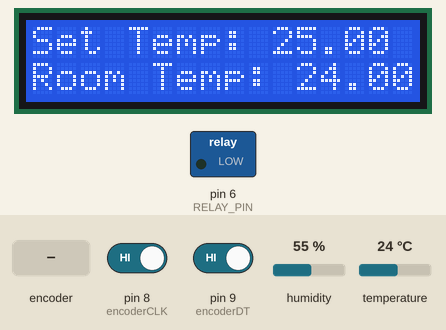
A sketch run on a simulated Arduino Uno, built with avr-gcc and run on an emulated ATmega328P. On the bench: 16×2 character LCD, switched loads named in the sketch (green lamp = pin HIGH). Inputs (shaded band) come from the test bench; at power-on: temperature 24 °C, pin 8 (encoderCLK) HIGH, pin 9 (encoderDT) HIGH, humidity 55 %.

Above: at 1.2 s.
1.3 s: rotary encoder on pin 8 (encoderCLK) / pin 9 (encoderDT) turned 2 steps (second pin leading)
At 2.0 s:
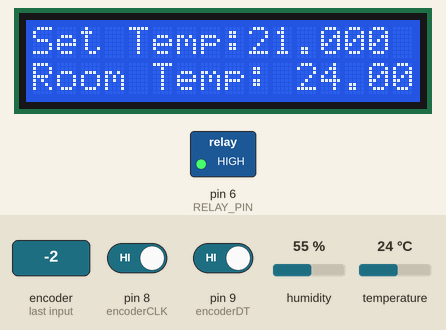
3.2 s: temperature set to 20 °C
At 4.9 s:
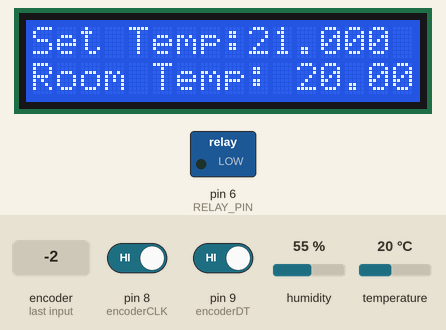
5.6 s: temperature set to 12 °C
At 7.3 s:
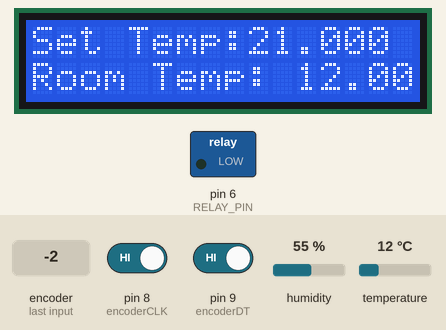
7.6 s: rotary encoder on pin 8 (encoderCLK) / pin 9 (encoderDT) turned 1 step (first pin leading)
At 8.1 s:
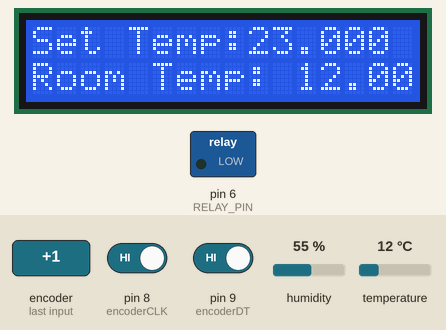
9.3 s: temperature set to 19 °C
At 11.0 s:
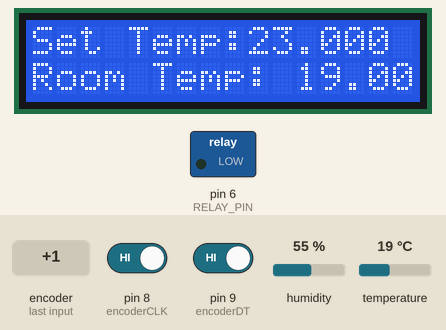
Timing chart, 0 to 12.5 s (numbered marks = the images above; inputs shaded):
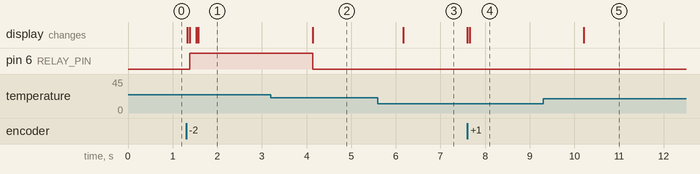

Measured:
- the behaviour switches between 22 and 21 °C on temperature (found by bisection; images 1 and 2)
- after the input at 1.3 s, pin 6 (RELAY_PIN): LOW → HIGH after 0.08 s; the display: first changes at once (image 1 shows a later state)
- after the input at 3.2 s, pin 6 (RELAY_PIN): HIGH → LOW after 0.94 s; the display: changes after 0.94 s (image 2)
- after the input at 5.6 s, the display: changes after 0.56 s (image 3)
- after the input at 7.6 s, the display: first changes at once (image 4 shows a later state)
- after the input at 9.3 s, the display: changes after 0.91 s (image 5)

The sketch:

arduino_room_ac_control_display.ino
```cpp
#include <DHT.h>
#include <LiquidCrystal.h>

// Define pin connections for components
#define DHTPIN A0       // DHT11 sensor pin
#define RELAY_PIN 6     // Relay pin

// Initialize DHT sensor
#define DHTTYPE DHT11   // DHT11 sensor type
DHT dht(DHTPIN, DHTTYPE);

// Initialize LCD
LiquidCrystal lcd(12, 11, 5, 4, 3, 2);

// Define rotary encoder pins
const int encoderCLK = 8;
const int encoderDT = 9;
const int encoderSW = 10;

// Define variables for holding encoder state
int lastCLKState;
int currentCLKState;
long encoderValue = 25; // Default set temperature

// Set temperature variable
float setTemperature = 25;  // Default set temperature

void setup() {
  // Initialize DHT sensor
  dht.begin();

  // Set relay pin as output
  pinMode(RELAY_PIN, OUTPUT);
  // Ensure relay is initially off
  digitalWrite(RELAY_PIN, LOW);

  // Initialize LCD
  lcd.begin(16, 2);
  lcd.print("Set Temp: ");
  lcd.print(setTemperature);

  // Set encoder pins as inputs with internal pull-ups
  pinMode(encoderCLK, INPUT_PULLUP);
  pinMode(encoderDT, INPUT_PULLUP);
  pinMode(encoderSW, INPUT_PULLUP);

  // Read initial state of CLK pin
  lastCLKState = digitalRead(encoderCLK);
}

void loop() {
  // Read temperature from DHT11 sensor
  float roomTemperature = dht.readTemperature();

  // Print temperature to LCD
  lcd.setCursor(0, 1);
  lcd.print("Room Temp: ");
  lcd.print(roomTemperature);

  // Compare room temperature with set temperature
  if (roomTemperature <= setTemperature) {
    // If room temperature is equal to or below set temperature, turn off the relay
    digitalWrite(RELAY_PIN, LOW);
  } else {
    // Otherwise, keep the relay turned on
    digitalWrite(RELAY_PIN, HIGH);
  }

  // Read current state of CLK pin
  currentCLKState = digitalRead(encoderCLK);

  // Check for state change of CLK pin
  if (currentCLKState != lastCLKState) {
    // If DT pin is different from CLK pin, increment encoder value
    if (digitalRead(encoderDT) != currentCLKState) {
      encoderValue++;
    } else { // Otherwise, decrement encoder value
      encoderValue--;
    }

    // Update set temperature
    setTemperature = encoderValue;

    // Print the encoder value to LCD
    lcd.setCursor(9, 0); // Adjusted cursor position
    lcd.print("    ");   // Clear the existing number
    lcd.setCursor(9, 0); // Adjusted cursor position
    lcd.print(setTemperature);
  }

  // Update lastCLKState with current state for next iteration
  lastCLKState = currentCLKState;
}
```
